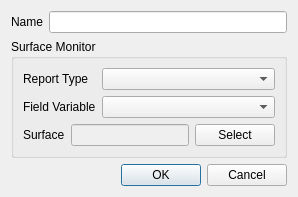
<?xml version="1.0" encoding="UTF-8"?>
<ui version="4.0">
 <class>SurfaceDialog</class>
 <widget class="QDialog" name="SurfaceDialog">
  <property name="geometry">
   <rect>
    <x>0</x>
    <y>0</y>
    <width>298</width>
    <height>192</height>
   </rect>
  </property>
  <property name="windowTitle">
   <string>Surface Monitor</string>
  </property>
  <layout class="QVBoxLayout" name="verticalLayout_2">
   <item>
    <widget class="QWidget" name="nameWidget" native="true">
     <layout class="QFormLayout" name="formLayout_8">
      <property name="leftMargin">
       <number>0</number>
      </property>
      <property name="topMargin">
       <number>0</number>
      </property>
      <property name="rightMargin">
       <number>0</number>
      </property>
      <property name="bottomMargin">
       <number>0</number>
      </property>
      <item row="0" column="0">
       <widget class="QLabel" name="label_1">
        <property name="text">
         <string>Name</string>
        </property>
       </widget>
      </item>
      <item row="0" column="1">
       <widget class="QLineEdit" name="name"/>
      </item>
     </layout>
    </widget>
   </item>
   <item>
    <widget class="QGroupBox" name="groupBox">
     <property name="title">
      <string>Surface Monitor</string>
     </property>
     <layout class="QVBoxLayout" name="verticalLayout">
      <item>
       <widget class="QWidget" name="properties" native="true">
        <layout class="QFormLayout" name="formLayout">
         <property name="leftMargin">
          <number>0</number>
         </property>
         <property name="topMargin">
          <number>0</number>
         </property>
         <property name="rightMargin">
          <number>0</number>
         </property>
         <property name="bottomMargin">
          <number>0</number>
         </property>
         <item row="0" column="0">
          <widget class="QLabel" name="label">
           <property name="text">
            <string>Report Type</string>
           </property>
          </widget>
         </item>
         <item row="0" column="1">
          <widget class="QComboBox" name="reportType"/>
         </item>
         <item row="1" column="0">
          <widget class="QLabel" name="label_2">
           <property name="text">
            <string>Field Variable</string>
           </property>
          </widget>
         </item>
         <item row="1" column="1">
          <widget class="QComboBox" name="fieldVariable"/>
         </item>
        </layout>
       </widget>
      </item>
      <item>
       <widget class="QWidget" name="widget" native="true">
        <layout class="QHBoxLayout" name="horizontalLayout">
         <property name="leftMargin">
          <number>0</number>
         </property>
         <property name="topMargin">
          <number>0</number>
         </property>
         <property name="rightMargin">
          <number>0</number>
         </property>
         <property name="bottomMargin">
          <number>0</number>
         </property>
         <item>
          <widget class="QLabel" name="label_3">
           <property name="text">
            <string>Surface</string>
           </property>
          </widget>
         </item>
         <item>
          <widget class="QLineEdit" name="surface">
           <property name="enabled">
            <bool>false</bool>
           </property>
          </widget>
         </item>
         <item>
          <widget class="QPushButton" name="select">
           <property name="text">
            <string>Select</string>
           </property>
          </widget>
         </item>
        </layout>
       </widget>
      </item>
     </layout>
    </widget>
   </item>
   <item>
    <widget class="QDialogButtonBox" name="buttonBox">
     <property name="orientation">
      <enum>Qt::Horizontal</enum>
     </property>
     <property name="standardButtons">
      <set>QDialogButtonBox::Cancel|QDialogButtonBox::Ok</set>
     </property>
    </widget>
   </item>
  </layout>
 </widget>
 <resources/>
 <connections>
  <connection>
   <sender>buttonBox</sender>
   <signal>accepted()</signal>
   <receiver>SurfaceDialog</receiver>
   <slot>accept()</slot>
   <hints>
    <hint type="sourcelabel">
     <x>248</x>
     <y>254</y>
    </hint>
    <hint type="destinationlabel">
     <x>157</x>
     <y>274</y>
    </hint>
   </hints>
  </connection>
  <connection>
   <sender>buttonBox</sender>
   <signal>rejected()</signal>
   <receiver>SurfaceDialog</receiver>
   <slot>reject()</slot>
   <hints>
    <hint type="sourcelabel">
     <x>316</x>
     <y>260</y>
    </hint>
    <hint type="destinationlabel">
     <x>286</x>
     <y>274</y>
    </hint>
   </hints>
  </connection>
 </connections>
</ui>
